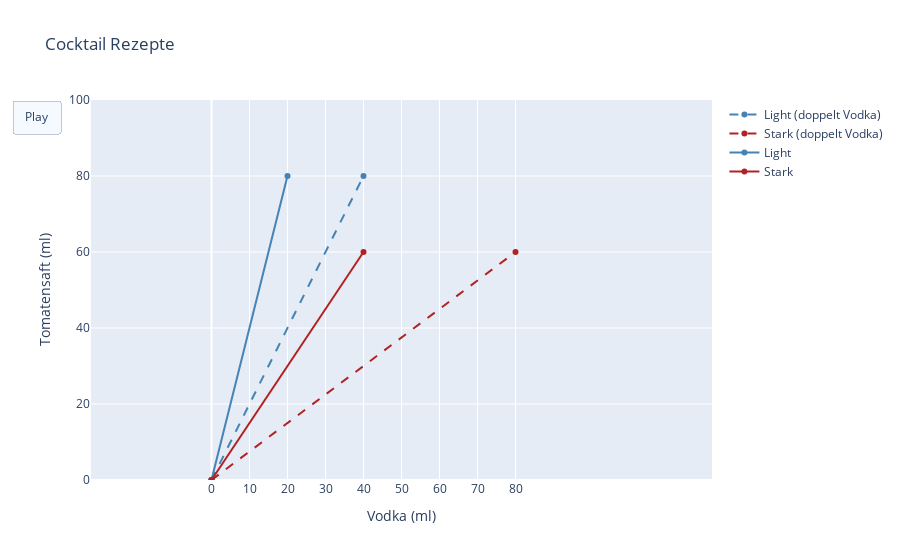

The notebook cell saved with this chart:
### Markdown cell above
## Modifikation der Rezepte

Bisher haben wir gesehen, wie wir (lineare) Zusammenfassungen der Daten der Cocktailrezepte machen können. Besonders interessant ist der Fall, wenn wie genauso viele Operationen wie Elemente des Rezepts haben, denn das Ergebniss hat dann genauso viele Elemente Wie das Rezept.

Stellen wir uns for, dass wir wir ein Rezept modifizieren möchten, so dass wid die Menge des Vodkas verdoppeln und die Menge des Tomatensafts dieselbe lassen. Mit unserer Multiplikationsregel wird das für Bloody Mary Light so aussehen:

$$
\underset{\text{Operationen}}{\begin{pmatrix}
2 & 0 \\
0 & 1 \\
\end{pmatrix}} \underset{\text{Daten}}{\begin{pmatrix}
20 \\ 80 \\
\end{pmatrix}} =
\begin{pmatrix}
2 \cdot 20 + 0 \cdot 80 \\
0 \cdot 20 + 1 \cdot 80 \\
\end{pmatrix} =
\begin{pmatrix}
40 \\ 80 \\
\end{pmatrix}
$$

Vas diese Modifikation erzielt ist es, das erste Element des Rezepts zu verdoppeln.

Wenden wir dieselbe Modifikation auf Bloody Mary Stark an:

$$
\underset{\text{Operationen}}{\begin{pmatrix}
2 & 0 \\
0 & 1 \\
\end{pmatrix}} \underset{\text{Daten}}{\begin{pmatrix}
40 \\ 60 \\
\end{pmatrix}} =
\begin{pmatrix}
2 \cdot 40 + 0 \cdot 60 \\
0 \cdot 40 + 1 \cdot 60 \\
\end{pmatrix} =
\begin{pmatrix}
80 \\ 60 \\
\end{pmatrix}
$$

Die Ergebnisse der Modifikation sind eigentlich neue Rezepte. Graphisch werden diese in @fig-scaling-x-direction gezeigt.

### Code cell
#| label: fig-scaling-x-direction
#| fig-cap: "Skalierung in x-Richtung"
#| code-fold: true

x_values = np.linspace(1, 2, 100)

fig3 = go.Figure(data=[
        go.Scatter(x=[0, 2 * bm_light[0]], y=[0, bm_light[1]], mode='lines+markers', name='Light (doppelt Vodka)', line=dict(color="steelblue", dash="dash", width=2)),    
        go.Scatter(x=[0, 2 * bm_stark[0]], y=[0, bm_stark[1]], mode='lines+markers', name='Stark (doppelt Vodka)', line=dict(color="firebrick", dash="dash", width=2)), 
        go.Scatter(x=[0, bm_light[0]], y=[0, bm_light[1]], mode='lines+markers', name='Light', line=dict(color="steelblue", width=2)),
        go.Scatter(x=[0, bm_stark[0]], y=[0, bm_stark[1]], mode='lines+markers', name='Stark', line=dict(color="firebrick", width=2)),
])

fig3.update_layout(
    title="Cocktail Rezepte",
        xaxis_title="Vodka (ml)",
        yaxis_title="Tomatensaft (ml)",
    xaxis_range=[0, 100],
    yaxis_range=[0, 100],
    xaxis_tickvals=[0, 10, 20, 30, 40, 50, 60, 70, 80],
    xaxis=dict(scaleanchor="y"),
    updatemenus=[dict(type="buttons",
                      buttons=[dict(args=[None, {"frame": {"duration": 20, "redraw": False},
                                                 "fromcurrent": True, "transition": {"duration": 10}}],
                                     label="Play",
                                     method="animate")])],
    legend=dict(
        orientation="h",  # Horizontal legend
        yanchor="bottom",  # Align the bottom of the legend
        y=1,             # Position above the plot (1.0 is the top of the plot)
        xanchor="center",  # Center the legend horizontally
        x=0.5              # Center position
    )
)

frames = []

for x in x_values:
    frames.append(go.Frame(data=[
            go.Scatter(x=[0, bm_light[0] * x], y=[0, bm_light[1]], mode='lines+markers', name='Light (doppelt Vodka)', line=dict(dash="dash", width=2)),
            go.Scatter(x=[0, bm_stark[0] * x], y=[0, bm_stark[1]], mode='lines+markers', name='Stark (doppelt Vodka)', line=dict(dash="dash", width=2))
    ]))

fig3.update(frames=frames)

fig3.show()

### Figure 1 — Plotly figure (JSON) as saved in the notebook; plotly's stock layout.template omitted (floating-point values rounded to 4 significant figures)
{"data": [{"line": {"color": "steelblue", "dash": "dash", "width": 2}, "mode": "lines+markers", "name": "Light (doppelt Vodka)", "type": "scatter", "x": [0, 40], "y": [0, 80]}, {"line": {"color": "firebrick", "dash": "dash", "width": 2}, "mode": "lines+markers", "name": "Stark (doppelt Vodka)", "type": "scatter", "x": [0, 80], "y": [0, 60]}, {"line": {"color": "steelblue", "width": 2}, "mode": "lines+markers", "name": "Light", "type": "scatter", "x": [0, 20], "y": [0, 80]}, {"line": {"color": "firebrick", "width": 2}, "mode": "lines+markers", "name": "Stark", "type": "scatter", "x": [0, 40], "y": [0, 60]}], "layout": {"title": {"text": "Cocktail Rezepte"}, "updatemenus": [{"buttons": [{"args": [null, {"frame": {"duration": 20, "redraw": false}, "fromcurrent": true, "transition": {"duration": 10}}], "label": "Play", "method": "animate"}], "type": "buttons"}], "xaxis": {"range": [0, 100], "scaleanchor": "y", "tickvals": [0, 10, 20, 30, 40, 50, 60, 70, 80], "title": {"text": "Vodka (ml)"}}, "yaxis": {"range": [0, 100], "title": {"text": "Tomatensaft (ml)"}}}}
